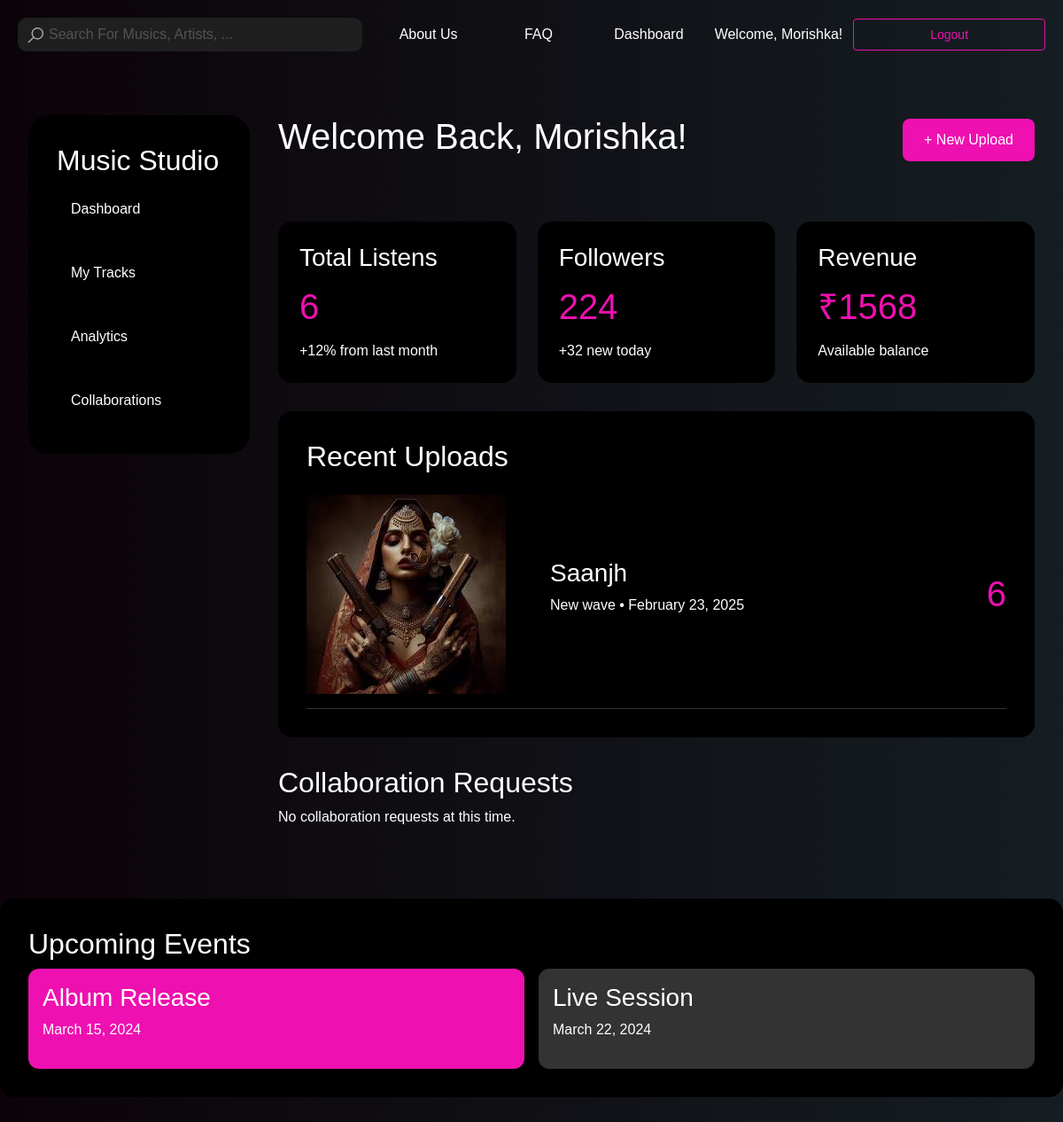
Before: /musician_dashboard/ (signed in) with the older database file.
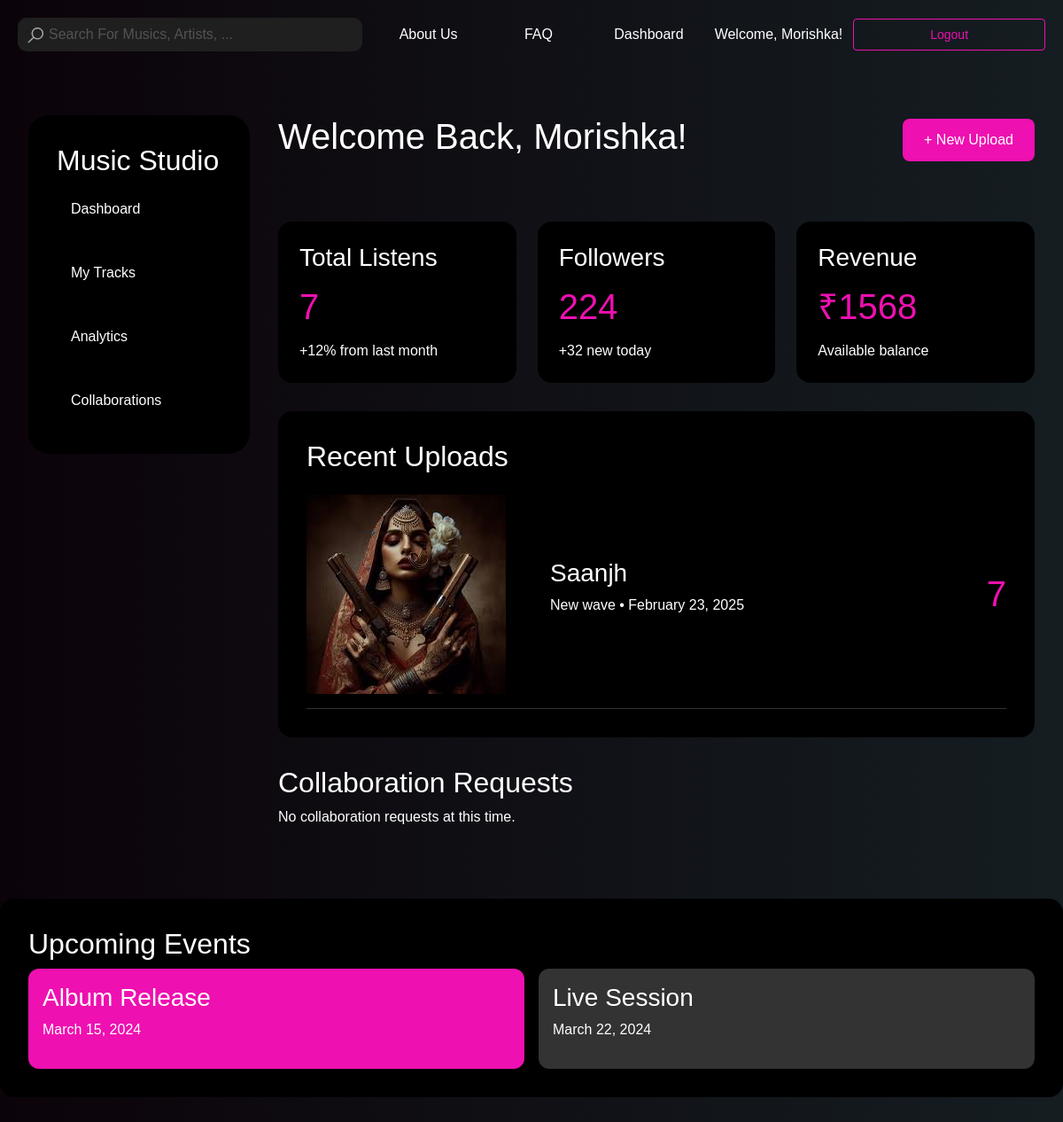
After: the same page with the newer database file.
### frontend/models.py (models this page shows, shortened)
class Track(models.Model):
    title = models.CharField(max_length=100)
    artist = models.CharField(max_length=100)
    release_date = models.DateField()
    album = models.ForeignKey(Album, related_name='songs', on_delete=models.CASCADE)  # Updated to ForeignKey
    duration = models.DurationField()
    cover_image = models.ImageField(upload_to="track_covers/", blank=True, null=True)
    audio_file = models.FileField(upload_to="audio_files/", blank=True, null=True)  # New field for audio files
    genre = models.ForeignKey(Genre, related_name='tracks',
                              on_delete=models.CASCADE)  # New field to associate tracks with genres
    play_count = models.PositiveIntegerField(default=0)
    created_at = models.DateTimeField(auto_now_add=True)
    user = models.ForeignKey(User, on_delete=models.CASCADE, null=True)
    def __str__(self):
        return f"{self.title} by {self.artist}"

class Genre(models.Model):
    name = models.CharField(max_length=100)
    slug = models.SlugField(unique=True)
    background_image = models.ImageField(upload_to='genre_backgrounds/', blank=True, null=True)
    description = models.TextField(blank=True, null=True)  # New description field

### frontend/views.py (the view)
# urls.py: path('musician_dashboard/', musician_dashboard, name='musician_dashboard'),
@login_required
def musician_dashboard(request):
    if request.user.profile.role != 'musician':
        return redirect('main')
    try:
        user_tracks = Track.objects.filter(user=request.user)
        total_listens = sum(track.play_count for track in user_tracks)
        recent_uploads = user_tracks.order_by('-created_at')[:5]
        collaboration_requests = CollaborationRequest.objects.filter(
            status='pending',
            receiver=request.user
        )
        context = {
            'total_listens': total_listens,
            'followers_count': followers_count(request.user.profile),
            'revenue': calculate_revenue(request.user.profile),  # Pass profile
            'recent_uploads': recent_uploads,
            'collaboration_requests': collaboration_requests,
        }
        print(f"Context: {context}")  # Debug context
        print("=== DEBUG END ===\n")
        return render(request, 'musician_dashboard.html', context)
    except Exception as e:
        print(f"Error in dashboard: {str(e)}")
        return redirect('musician_dashboard')

### frontend/views.py (called while the page is built)
def calculate_revenue(user_profile):
    return 1568

def followers_count(user_profile):
    return 224

### frontend/templates/musician_dashboard.html (shortened to what the changed rows need)
{% load static %}
<!DOCTYPE html>
<html lang="en">
<head>
    <link rel="stylesheet" href="{% static 'css/header.css' %}"/>
    <link href="https://cdn.jsdelivr.net/npm/bootstrap@5.3.0/dist/css/bootstrap.min.css" rel="stylesheet">
    <link rel="stylesheet" href="https://cdn.jsdelivr.net/npm/bootstrap-icons@1.11.3/font/bootstrap-icons.min.css">
</head>
<body>
<div class="dashboard-container">
    <aside class="sidebar">
        <h2>Music Studio</h2>
    </aside>
    <main class="main-content">
        <header class="dashboard-header">
            <h1>Welcome Back, {{ request.user.username }}!</h1>
        </header>
        <div class="stats-grid">
            <div class="stat-card">
                <h3>Total Listens</h3>
                <div class="stat-value">{{ total_listens }}</div>
                <span>+12% from last month</span>
            </div>
        </div>
        <section class="uploads-section">
            <h2>Recent Uploads</h2>
            {% for track in recent_uploads %}
                <div class="upload-item">
                    <div>
                        <div class="image-align">
                            {% if track.cover_image %}
                                <img src="{{ track.cover_image.url }}" alt="{{ track.title }} Cover">
                            {% else %}
                                <img src="{% static 'default_cover.jpg' %}" alt="Default Cover">
                            {% endif %}
                            <div class="card-content-align">
                                <h3>{{ track.title }}</h3>
                                <p>{{ track.genre.name }} • {{ track.created_at|date:"F j, Y" }}</p>
                            </div>
                        </div>
                    </div>
                    <div class="stat-value">{{ track.play_count }}</div>
                </div>
            {% endfor %}
        </section>
        <section>
            <h2>Collaboration Requests</h2>
        </section>
    </main>
</div>
<div style="max-width: 1400px; margin: 2rem auto; background: #000; border-radius: 16px; padding: 2rem;">
    <h2>Upcoming Events</h2>
</div>
</body>
</html>

Changed rows visible on the page:
changed Track "Saanjh": play_count "6" → "7"
Other visible differences:
{{ total_listens }}: "6" → "7"
